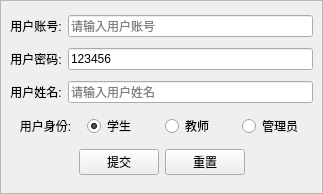
<?xml version="1.0" encoding="UTF-8"?>
<ui version="4.0">
 <class>AddUser</class>
 <widget class="QWidget" name="AddUser">
  <property name="geometry">
   <rect>
    <x>0</x>
    <y>0</y>
    <width>323</width>
    <height>194</height>
   </rect>
  </property>
  <property name="windowTitle">
   <string>添加用户</string>
  </property>
  <layout class="QGridLayout" name="gridLayout_2">
   <property name="leftMargin">
    <number>0</number>
   </property>
   <property name="topMargin">
    <number>0</number>
   </property>
   <property name="rightMargin">
    <number>0</number>
   </property>
   <property name="bottomMargin">
    <number>0</number>
   </property>
   <item row="0" column="0">
    <widget class="QFrame" name="frame_addUser">
     <property name="frameShape">
      <enum>QFrame::StyledPanel</enum>
     </property>
     <property name="frameShadow">
      <enum>QFrame::Raised</enum>
     </property>
     <layout class="QGridLayout" name="gridLayout">
      <item row="0" column="0">
       <layout class="QHBoxLayout" name="horizontalLayout">
        <item>
         <widget class="QLabel" name="label">
          <property name="text">
           <string>用户账号:</string>
          </property>
          <property name="alignment">
           <set>Qt::AlignCenter</set>
          </property>
         </widget>
        </item>
        <item>
         <widget class="QLineEdit" name="le_account">
          <property name="placeholderText">
           <string>请输入用户账号</string>
          </property>
         </widget>
        </item>
       </layout>
      </item>
      <item row="1" column="0">
       <layout class="QHBoxLayout" name="horizontalLayout_5">
        <item>
         <widget class="QLabel" name="label_4">
          <property name="text">
           <string>用户密码:</string>
          </property>
          <property name="alignment">
           <set>Qt::AlignCenter</set>
          </property>
         </widget>
        </item>
        <item>
         <widget class="QLineEdit" name="le_userPwd">
          <property name="text">
           <string>123456</string>
          </property>
          <property name="placeholderText">
           <string>请输入用户密码</string>
          </property>
         </widget>
        </item>
       </layout>
      </item>
      <item row="2" column="0">
       <layout class="QHBoxLayout" name="horizontalLayout_2">
        <item>
         <widget class="QLabel" name="label_2">
          <property name="text">
           <string>用户姓名:</string>
          </property>
          <property name="alignment">
           <set>Qt::AlignCenter</set>
          </property>
         </widget>
        </item>
        <item>
         <widget class="QLineEdit" name="le_userName">
          <property name="placeholderText">
           <string>请输入用户姓名</string>
          </property>
         </widget>
        </item>
       </layout>
      </item>
      <item row="3" column="0">
       <layout class="QHBoxLayout" name="horizontalLayout_3">
        <item>
         <widget class="QLabel" name="label_3">
          <property name="text">
           <string>用户身份:</string>
          </property>
          <property name="alignment">
           <set>Qt::AlignCenter</set>
          </property>
         </widget>
        </item>
        <item>
         <widget class="QRadioButton" name="rbtn_stu">
          <property name="text">
           <string>学生</string>
          </property>
          <property name="checked">
           <bool>true</bool>
          </property>
         </widget>
        </item>
        <item>
         <widget class="QRadioButton" name="rbtn_teacher">
          <property name="text">
           <string>教师</string>
          </property>
         </widget>
        </item>
        <item>
         <widget class="QRadioButton" name="rbtn_admin">
          <property name="text">
           <string>管理员</string>
          </property>
         </widget>
        </item>
       </layout>
      </item>
      <item row="4" column="0">
       <layout class="QHBoxLayout" name="horizontalLayout_4">
        <item>
         <spacer name="horizontalSpacer">
          <property name="orientation">
           <enum>Qt::Horizontal</enum>
          </property>
          <property name="sizeHint" stdset="0">
           <size>
            <width>40</width>
            <height>20</height>
           </size>
          </property>
         </spacer>
        </item>
        <item>
         <widget class="QPushButton" name="btn_submit">
          <property name="text">
           <string>提交</string>
          </property>
         </widget>
        </item>
        <item>
         <widget class="QPushButton" name="btn_reset">
          <property name="text">
           <string>重置</string>
          </property>
         </widget>
        </item>
        <item>
         <spacer name="horizontalSpacer_2">
          <property name="orientation">
           <enum>Qt::Horizontal</enum>
          </property>
          <property name="sizeHint" stdset="0">
           <size>
            <width>40</width>
            <height>20</height>
           </size>
          </property>
         </spacer>
        </item>
       </layout>
      </item>
     </layout>
    </widget>
   </item>
  </layout>
 </widget>
 <resources/>
 <connections/>
</ui>
